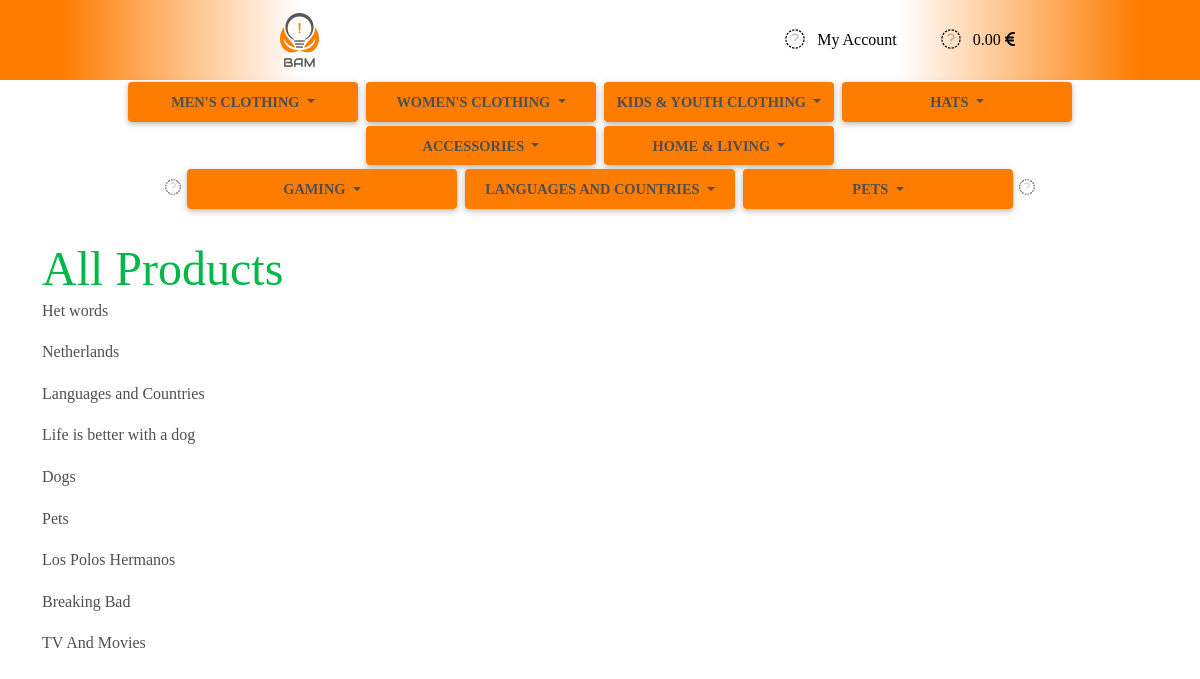
The page / on the database its author committed.
### products/models.py (models this page shows, shortened)
class ProductGroup(models.Model):
    name = models.CharField(max_length=254)
    display_name = models.CharField(max_length=254, null=True, blank=True)
    class Meta:
        verbose_name_plural = 'Product Groups and Categories'

class ProductDesignGroup(models.Model):
    name = models.CharField(max_length=254)
    display_name = models.CharField(max_length=254, null=True, blank=True)
    class Meta:
        verbose_name_plural = 'Design Groups and Categories'

class Design(models.Model):
    product_design_category = models.ForeignKey(DesignCategory, null=True, blank=False, on_delete=models.CASCADE, related_name='product_design_category')
    name = models.CharField(max_length=254)
    display_name = models.CharField(max_length=254, null=True, blank=True)
    class Meta:
        verbose_name_plural = 'Design Templates'

class DesignCategory(models.Model):
    product_design_group = models.ForeignKey(ProductDesignGroup, null=True, blank=False, on_delete=models.CASCADE, related_name='product_design_group_for_category')
    name = models.CharField(max_length=254)
    display_name = models.CharField(max_length=254, null=True, blank=True)
    class Meta:
        verbose_name_plural = 'Design Categories'

### home/views.py (the view, shortened to what this page needs)
# urls.py: path('', views.index, name='home')
def index(request):
    all_product_design_groups = ProductDesignGroup.objects.all().order_by('display_name', )
    all_designs = Design.objects.all().order_by('display_name', )
    all_product_groups = ProductGroup.objects.all()
    context = {
        'all_product_groups': all_product_groups,
        'all_product_design_groups': all_product_design_groups,
        'all_designs': all_designs,
    }
    return render(request, 'home/index.html', context)

### home/views.py (called while the page is built)
def is_ajax(request):
    return request.META.get('HTTP_X_REQUESTED_WITH') == 'XMLHttpRequest'

### home/templates/home/index.html (shortened to what this page needs)
{% extends "base.html" %}
{% block page_header %}
    <div class="container header-container">
    </div>
{% endblock %}
{% block content %}
    <div class="container main-container h-100">
        <div class="row">
            <div class="col display-5 text-success">All Products</div>
        </div>
        <div>
            {% for design in all_designs %}
                <p>{{ design.display_name }}</p>
                <p>{{ design.product_design_category.display_name }}</p>
                <p>{{ design.product_design_category.product_design_group.display_name }}</p>
            {% endfor %}
        </div>
    </div>
{% endblock %}

### templates/includes/top-nav-lower.html (shortened to what this page needs)
<div class="row top-nav-row-menu">
    <div class="col-xxl-8 col-xl-10 offset-xxl-2 offset-xl-1 my-auto py-1 py-lg-0 text-center text-lg-left">
        {% for group in all_product_groups %}
        <div class="btn-group">
            <button
              class="btn top-menu-btn dropdown-toggle bg-orange fw-bold product-group-btn"
              type="button"
              id="{{ group.id }}"
              data-mdb-toggle="dropdown"
              aria-expanded="false"
            >
              {{ group.display_name }}
            </button>
        </div>
        {% endfor %}
      </div>
      <div class="col-xxl-8 col-xl-10 offset-xxl-2 offset-xl-1 my-auto py-1 py-lg-0 text-center text-lg-left design-btn-group-wrapper">
        <i class="fa-duotone fa-chevrons-left"></i>
        {% for design in all_product_design_groups %}
        <div class="btn-group design-btn-group d-none">
            <button
              class="btn top-menu-btn dropdown-toggle bg-orange fw-bold design-group-btn"
              type="button"
              id="{{ design.id }}"
              data-mdb-toggle="dropdown"
              aria-expanded="false"
            >
              {{ design.display_name }}
            </button>
        </div>
        {% endfor %}
        <i class="fa-duotone fa-chevrons-right"></i>
		</div>
</div>

### static/css/base.css (style rules this page uses)
html { height: 100%; }
body { height: calc(100vh - 100px); font-family: 'Domine', serif; }
.header-container { height: 100px; }
.bg-orange { background-color: rgb(254,124,0); }
.product-group-btn { width: 230px; padding: 0.625rem 0.5rem 0.5rem; font-size: 0.9rem!important; }
.design-group-btn { width: 270px; padding: 0.625rem 0.5rem 0.5rem; font-size: 0.9rem!important; }
.top-nav-row-menu { height: 60px; }
.btn-group { margin: 2px; }
.fa-chevrons-left, .fa-chevrons-right { cursor: pointer; }

### rows shown on the page
ProductGroup: display_name "MEN'S CLOTHING"
ProductGroup: display_name "WOMEN'S CLOTHING"
ProductGroup: display_name "KIDS & YOUTH CLOTHING"
ProductGroup: display_name "HATS"
ProductGroup: display_name "ACCESSORIES"
ProductGroup: display_name "HOME & LIVING"
ProductDesignGroup: display_name "GAMING"
ProductDesignGroup: display_name "LANGUAGES AND COUNTRIES"
ProductDesignGroup: display_name "PETS"
Design: display_name "Het words", product_design_category.display_name "Netherlands", product_design_category.product_design_group.display_name "Languages and Countries"
Design: display_name "Life is better with a dog", product_design_category.display_name "Dogs", product_design_category.product_design_group.display_name "Pets"
Design: display_name "Los Polos Hermanos", product_design_category.display_name "Breaking Bad", product_design_category.product_design_group.display_name "TV And Movies"
